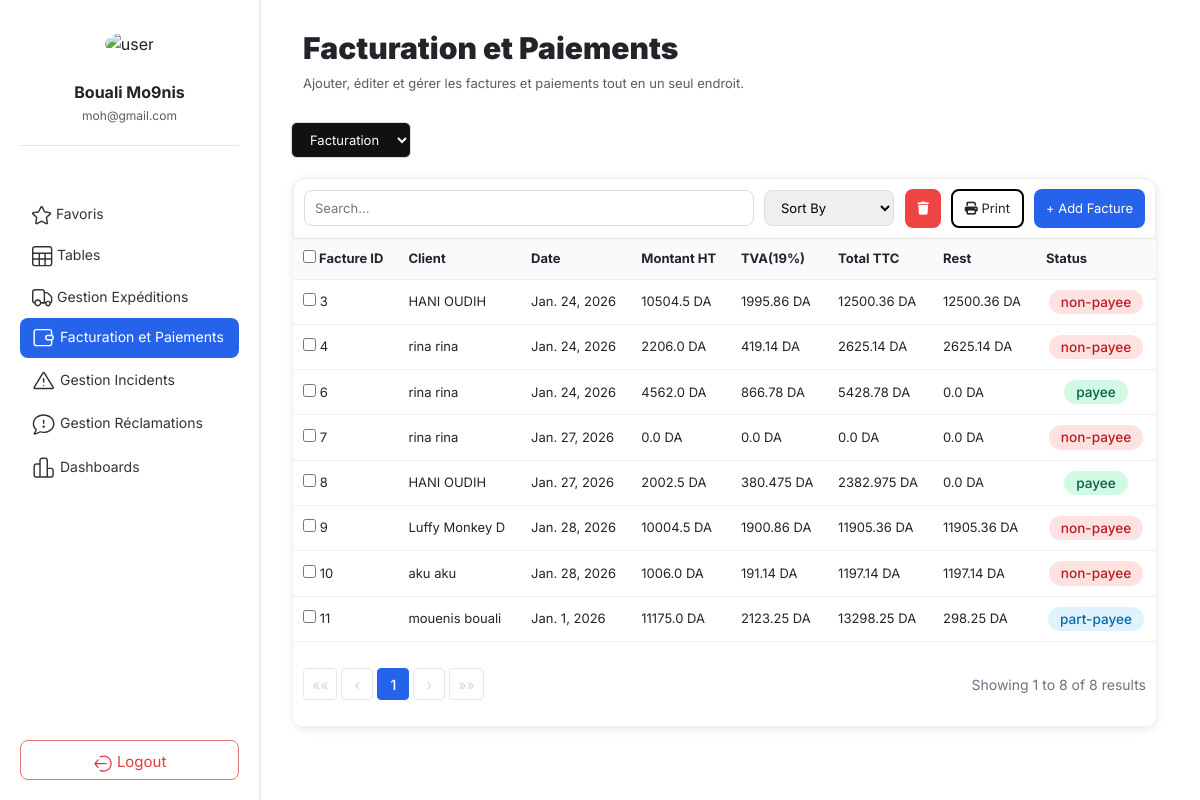
/facturation/ (signed in), run on the app's committed database.
### core/models/models.py (models this page shows, shortened)
class Invoice(models.Model):
    invoice_date = models.DateField()
    amount_ht = models.FloatField( default=0)
    amount_vat = models.FloatField(default=0.19)
    amount_ttc = models.FloatField( default=0)
    rest = models.FloatField(default=0)
    status = models.CharField(max_length=50)
    client = models.ForeignKey(Client, on_delete=models.RESTRICT)

class Client(models.Model):
    solld = models.FloatField(default=0, validators=[MinValueValidator(0)])
    first_name = models.CharField(max_length=100)
    last_name = models.CharField(max_length=100)
    email = models.EmailField(unique=True)
    phone = models.CharField(max_length=20)
    address = models.TextField()
    created_at = models.DateTimeField(auto_now_add=True)
    def __str__(self):
        return f"{self.first_name} {self.last_name}"

### core/web/views.py (the view, shortened to what this page needs)
# urls.py: path("facturation/", views.facturation_view, name="facturation_view"),
def facturation_view(request):
	try:
		Invoice= apps.get_model("core", "Invoice")
	except LookupError as e:
		raise Http404("Facturation model not found (check core/models/models.py).") from e
	db_table = Invoice._meta.db_table
	search_query = request.GET.get('search', '').strip()
	Invoices = Invoice.objects.all()
	if search_query:
		Invoices = Invoices.filter(
			Q(client__first_name__icontains=search_query) |
			Q(client__last_name__icontains=search_query) |
			Q(status__icontains=search_query)
		)
	page_obj = Paginator(Invoices, 10).get_page(request.GET.get("page"))
	return render(request, "facture/facture.html", {"page_obj": page_obj})

### core/web/templates/facture/facture.html (shortened to what this page needs)
{% extends "home.html" %}
{% load static %}
{% block content %}
<link rel="stylesheet" href="{% static 'css/facture.css' %}">
<div class="tables-top">
    <div class="table-header">
            <h2><b>Facturation et Paiements</b></h2>
            <p class="text-muted">Ajouter, éditer et gérer les factures et paiements tout en un seul endroit.</p>
    </div>
    <select name="table" class="table-select" onchange="if (this.value) { window.location.href = this.value; }">
            <option value="{% url 'facturation_view' %}" selected>Facturation</option>
    </select>
</div>
<section class="table-section">
    <div class="table-actions">
        <form method="get" class="form-actions">
            <div class="left">
                <input type="text" name="search" id="search" placeholder="Search..." value="{{ request.GET.search }}">
                <select id="filter" name="filter">
                    <option value="" disabled {% if not request.GET.filter %}selected{% endif %}>Sort By</option>
                </select>
            </div>
            <div class="right">
                <button type="button" class="btn danger">
                    <i class="fa-solid fa-trash"></i>
                </button>
                <button type="button" class="btn light">
                    <i class="fa-solid fa-print"></i> Print
                </button>
                <button type="button" class="btn primary" id="AddFactureButton">
                    + Add Facture
                </button>
            </div>
        </form>
    </div>
    <div class="table-content">
        <table>
            <thead>
                <tr>
                    <th>
                        <label>
                            <input type="checkbox" id="selectAll">
                            Facture ID
                        </label>
                    </th>
                    <th>Client</th>
                    <th>Date</th>
                    <th>Montant HT</th>
                    <th>TVA(19%)</th>
                    <th>Total TTC</th>
                    <th>Rest</th>
                    <th style="width: 120px;">Status</th>
                </tr>
            </thead>
            <tbody>
                {% for invoice in page_obj %}
                <tr>
                    <td class="id-col">
                        <label>
                            <input type="checkbox" value="{{ invoice.id }}">
                            {{ invoice.id }}
                        </label>
                    </td>
                    <td>{{ invoice.client }}</td>
                    <td>{{ invoice.invoice_date }}</td>
                    <td>{{ invoice.amount_ht }} DA</td>
                    <td>{{ invoice.amount_vat }} DA</td>
                    <td>{{ invoice.amount_ttc }} DA</td>
                    <td>{{ invoice.rest }} DA</td>
                    <td class="status">
                        {% if invoice.status == "payee" %}
                            <span class="status-badge status-disponible">{{ invoice.status }}</span>
                        {% elif invoice.status == "non-payee" %}
                            <span class="status-badge status-offline">{{ invoice.status }}</span>
                        {% elif invoice.status == "part-payee" %}
                            <span class="status-badge status-en_mission">{{ invoice.status }}</span>
                        {% else %}
                            <span class="status-badge">{{ invoice.status }}</span>
                        {% endif %}
                    </td>
                </tr>
                {% endfor %}
            </tbody>
            <tfoot>
                <tr>
                    <td colspan="8">
                        <div class="pagination-footer">
                            <div class="pagination">
                                {% if page_obj.has_previous %}
                                    <a href="?page=1" class="pagination-nav">««</a>
                                    <a href="?page={{ page_obj.previous_page_number }}" class="pagination-nav">‹</a>
                                {% else %}
                                    <span class="pagination-nav disabled">««</span>
                                    <span class="pagination-nav disabled">‹</span>
                                {% endif %}
                                {% for num in page_obj.paginator.page_range %}
                                    {% if num == page_obj.number %}
                                        <strong class="pagination-current">{{ num }}</strong>
                                    {% elif num > page_obj.number|add:'-3' and num < page_obj.number|add:'3' %}
                                        <a href="?page={{ num }}" class="pagination-link">{{ num }}</a>
                                    {% elif num == 1 or num == page_obj.paginator.num_pages %}
                                        <a href="?page={{ num }}" class="pagination-link">{{ num }}</a>
                                    {% elif num == page_obj.number|add:'-3' or num == page_obj.number|add:'3' %}
                                        <span class="pagination-ellipsis">...</span>
                                    {% endif %}
                                {% endfor %}
                                {% if page_obj.has_next %}
                                    <a href="?page={{ page_obj.next_page_number }}" class="pagination-nav">›</a>
                                    <a href="?page={{ page_obj.paginator.num_pages }}" class="pagination-nav">»»</a>
                                {% else %}
                                    <span class="pagination-nav disabled">›</span>
                                    <span class="pagination-nav disabled">»»</span>
                                {% endif %}
                            </div>
                            <div class="pagination-info">
                                Showing {{ page_obj.start_index }} to {{ page_obj.end_index }} of {{ page_obj.paginator.count }} results
                            </div>
                        </div>
                    </td>
                </tr>
            </tfoot>
        </table>
    </div>
</section>
{% endblock %}

### core/web/templates/home.html (shortened to what this page needs)
{% load static %}
<!DOCTYPE html>
<html lang="en">
<head>
    <link href="https://cdn.jsdelivr.net/npm/bootstrap@5.3.2/dist/css/bootstrap.min.css" rel="stylesheet">
    <link rel="stylesheet" href="{% static 'css/home.css' %}">
    <link rel="stylesheet" href="{% static 'css/client.css' %}">
    <link rel="stylesheet" href="https://cdnjs.cloudflare.com/ajax/libs/font-awesome/6.5.0/css/all.min.css" />
</head>
<body>
    <div class="layout">
        <aside class="sidebar">
            <div class="profile">
                <img src="{% static 'images/avatar.png' %}" alt="user">
                <h3>{{ user.first_name |default:"Bouali " }} {{ user.last_name |default:"Mo9nis"}}</h3>
                <p class="text-muted">{{ user.email |default:"mwines@123.com"}}</p>
            </div>
            <nav class="nav-menu">
                <a href="{% url 'favorite_list' %}" class="menu-item ">     Favoris</a>
                <a href="{% url 'table' %}" class="menu-item {% if request.path|slice:':7' == '/table/' %}active{% endif %}">     Tables</a>
                <a href="{% url 'expedition_list' %}" class="menu-item {% if request.path|slice:':12' == '/expedition/' %} active{% endif %}">     Gestion Expéditions</a>
                <a href="{% url 'facturation_view' %}" class="menu-item {% if request.path|slice:':13' == '/facturation/' %}active{% endif %}">
                      Facturation et Paiements</a>
                <a href="{% url 'incident_list' %}" class="menu-item {% if request.path|slice:':10' == '/incident/' %}active{% endif %}">
                     Gestion Incidents</a>
                <a href="{% url 'reclamation_view' %}" class="menu-item {% if request.resolver_match.url_name == 'reclamation_view' %}active{% endif %}">
                     Gestion Réclamations</a>
                {% if  user.profile.role == 'admin' %}
                <a href="{% url 'commercial_dashboard' %}" class="menu-item {% if request.resolver_match.url_name == 'commercial_dashboard' %}active{% endif %}">
                     Dashboards</a>
                {% endif %}
            </nav>
            <div class="logout">
                <a href="{% url 'login' %}"><button>
                    Logout
                </button></a>
            </div>
        </aside>
        <main class="main-content">
            {% block content %}
            {% endblock %}
        </main>
    </div>
</body>
</html>

### core/web/static/css/home.css (style rules this page uses)
* { box-sizing: border-box; }
body { margin: 0; font-family: 'Inter', sans-serif; }
.sidebar { width:260px; height: 100vh; background-color: white; border-right: 1px soli; display: flex; flex-direction: column; justify-content: space-between; padding: 20px; flex: 0 0 260px; position: fixed; top: 0; left: 0; bottom: 0; border-right: 1px solid #e9ecef; box-shadow: none; }
.profile { text-align: center; border-bottom: 1px solid #e5e5e5; padding-bottom: 20px; }
.profile img { width: 70px; height: 70px; padding: 12px; border-radius: 50%; margin-bottom: 10px; }
.profile h3 { margin: 5px 0; font-size: 16px; font-weight: bold; }
.profile p { margin: 0; font-size: 12px; color: #6c757d; }
.nav-menu { display: flex; flex-direction: column; margin-top: -200px; }
.menu-item { text-decoration: none; font-size: 14px; color: #333; padding: 8px 12px; border-radius: 8px; margin-bottom: 3px; transition: 0.3s; }
.menu-item.active { background-color: #2563eb; color: white; }
.logout button { width: 100%; height: 40px; font-size: 15px; line-height: 40px; text-align: center; border: 1px solid #e57373; border-radius: 8px; background-color: white; color: #e53935; cursor: pointer; }
.main-content { flex: 1 1 auto; min-width: 0; width: auto; padding: 20px; overflow: auto; background-color: #fff ; margin-left: 260px; min-height: 100vh; border-left: 1px solid #e9ecef; }

### core/web/static/css/client.css (style rules this page uses)
.main-content { background: #f5f6fa; padding: 30px; }
.tables-top { margin-bottom: 6px; }
.table-header h2 { font-size: 30px; margin-left: 12px; font-weight: 600; }
.table-header p { font-size: 13px; margin-left: 12px; color: #777; margin-top: 4px; }
.table-select { margin-top: 12px; padding: 8px 14px; font-size: 13px; border-radius: 6px; border: 1px solid #ddd; background: #111; color: white; width: 120px; }
.table-section { margin-left: -12px; background: white; border-radius: 12px; border:0.5 px solid #c2bdbd; padding: 14px; }
.table-actions form { display: flex; align-items: center; gap: 10px; padding: 10px; border: 1px solid #eee; margin-bottom: 0px; }
.table-actions input { flex: 1; padding: 8px 12px; border-radius: 8px; border: 1px solid #ddd; font-size: 13px; }
.table-actions select { padding: 8px 12px; border-radius: 8px; border: 1px solid #ddd; font-size: 13px; }
.form-actions { flex: 1; border-top-left-radius: 12px; border-top-right-radius: 12px; justify-content: space-between; align-items: center; box-shadow: 0 2px 8px rgba(0, 0, 0, 0.1); }
.left { display: flex; gap: 10px; }
.left input { width: 450px; padding: 6px 10px; }
.left select { width: 130px; }
.right { display: flex; gap: 10px; }
.btn { padding: 8px 12px; border-radius: 8px; font-size: 13px; border: none; cursor: pointer; }
.btn.light { background: #ffffff; border:2px solid #000; }
.btn.primary { background: #2563eb; color: white; }
.btn.danger { background: #ef4444; color: white; }
.table-content { width: 100%; overflow-x: auto; box-shadow: 0 2px 8px rgba(0, 0, 0, 0.1); border-bottom-left-radius: 12px; border-bottom-right-radius: 12px; }
table { width: 100%; border-collapse: collapse; font-size: 13px; }
thead { background: #f9fafb; }
th, td { padding: 10px; border-bottom: 1px solid #eee; text-align: left; }
.pagination-footer { display: flex; justify-content: space-between; align-items: center; padding: 16px 0; }
.pagination { display: flex; gap: 4px; align-items: center; }
.pagination-nav, .pagination-link, .pagination-current { min-width: 32px; height: 32px; display: inline-flex; align-items: center; justify-content: center; padding: 0 8px; border-radius: 4px; font-size: 14px; text-decoration: none; color: #374151; background-color: white; border: 1px solid #e5e7eb; transition: all 0.2s; }
.pagination-current { background-color: #2563eb; color: white; border-color: #2563eb; font-weight: 500; }
.pagination-nav.disabled { color: #d1d5db; cursor: not-allowed; pointer-events: none; }
.pagination-info { color: #6b7280; font-size: 14px; }
.status-disponible { background-color: #d1fae5; color: #065f46; padding: 4px 8px; text-align: center; border-radius: 8px; }
.status-offline { background-color: #fee2e2; color: #b91c1c; padding: 4px 8px; text-align: center; border-radius: 8px; }
.status-en_mission { background-color: #e0f2fe; color: #0369a1; padding: 4px 8px; text-align: center; border-radius: 8px; }

### data on the page
Invoice: id "3", client "HANI OUDIH", invoice_date "Jan. 24, 2026", amount_ht "10504.5", amount_vat "1995.86", amount_ttc "12500.36", rest "12500.36", status "non-payee"
Invoice: id "4", client "rina rina", invoice_date "Jan. 24, 2026", amount_ht "2206.0", amount_vat "419.14", amount_ttc "2625.14", rest "2625.14", status "non-payee"
Invoice: id "6", client "rina rina", invoice_date "Jan. 24, 2026", amount_ht "4562.0", amount_vat "866.78", amount_ttc "5428.78", rest "0.0", status "payee"
Invoice: id "7", client "rina rina", invoice_date "Jan. 27, 2026", amount_ht "0.0", amount_vat "0.0", amount_ttc "0.0", rest "0.0", status "non-payee"
Invoice: id "8", client "HANI OUDIH", invoice_date "Jan. 27, 2026", amount_ht "2002.5", amount_vat "380.475", amount_ttc "2382.975", rest "0.0", status "payee"
Invoice: id "9", client "Luffy Monkey D", invoice_date "Jan. 28, 2026", amount_ht "10004.5", amount_vat "1900.86", amount_ttc "11905.36", rest "11905.36", status "non-payee"
Invoice: id "10", client "aku aku", invoice_date "Jan. 28, 2026", amount_ht "1006.0", amount_vat "191.14", amount_ttc "1197.14", rest "1197.14", status "non-payee"
Invoice: id "11", client "mouenis bouali", invoice_date "Jan. 1, 2026", amount_ht "11175.0", amount_vat "2123.25", amount_ttc "13298.25", rest "298.25", status "part-payee"

### other printed values
{{ user.first_name |default:"Bouali " }} "Bouali"
{{ user.last_name |default:"Mo9nis" }} "Mo9nis"
{{ user.email |default:"mwines@123.com" }} "moh@gmail.com"
{{ num }} "1"
{{ page_obj.start_index }} "1"
{{ page_obj.end_index }} "8"
{{ page_obj.paginator.count }} "8"
